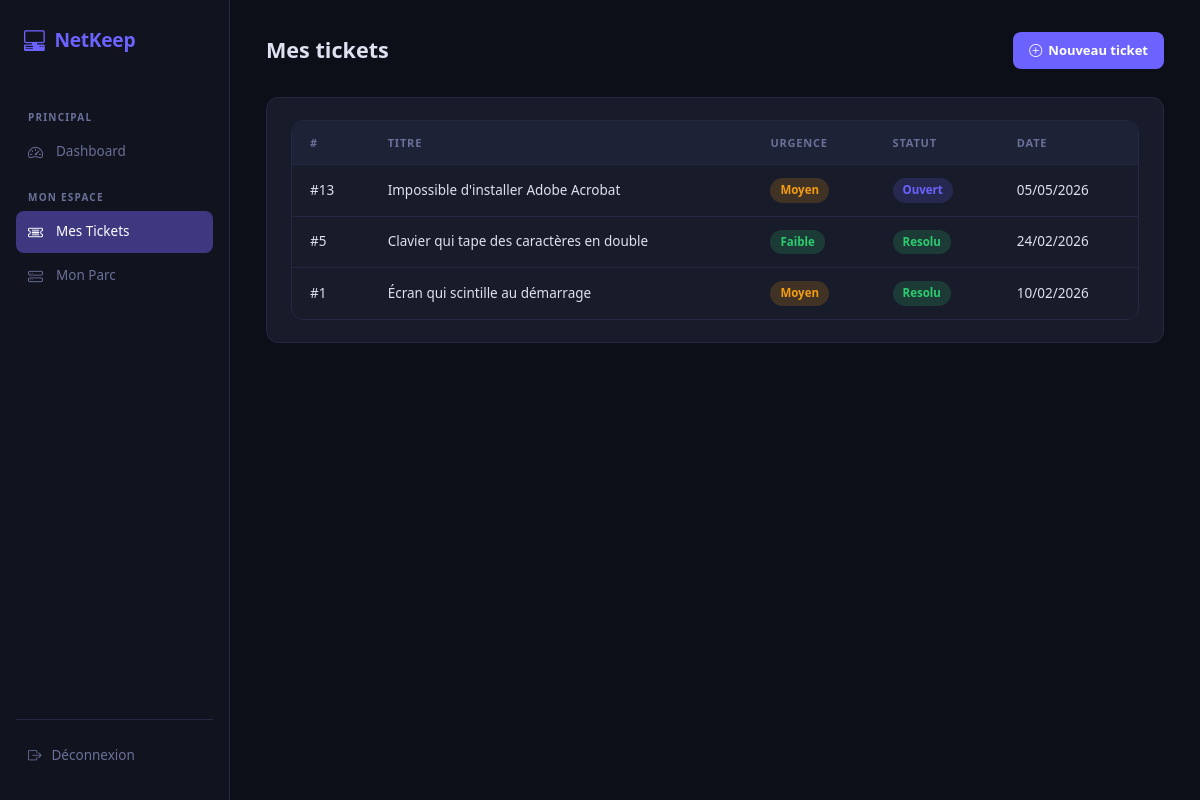
/index.php?page=mes-tickets (signed in), run on the app's committed database.
### tables this page shows
CREATE TABLE tickets (
    id INT AUTO_INCREMENT PRIMARY KEY,
    titre VARCHAR(150) NOT NULL,
    description TEXT NOT NULL,
    urgence ENUM('faible', 'moyen', 'critique') NOT NULL,
    type_probleme ENUM('materiel', 'logiciel', 'reseau', 'autre') NOT NULL DEFAULT 'materiel',
    statut ENUM('ouvert', 'en_cours', 'resolu') DEFAULT 'ouvert',
    niveau_escalade TINYINT DEFAULT 1,
    message_resolution TEXT DEFAULT NULL,
    date_creation TIMESTAMP DEFAULT CURRENT_TIMESTAMP,
    id_materiel INT DEFAULT NULL,
    id_auteur INT NOT NULL,
    id_technicien INT DEFAULT NULL,
    FOREIGN KEY (id_materiel) REFERENCES materiels(id) ON DELETE SET NULL,
    FOREIGN KEY (id_auteur) REFERENCES utilisateurs(id),
    FOREIGN KEY (id_technicien) REFERENCES utilisateurs(id)
);

### controllers/EmployeController.php (called while the page is built, shortened)
<?php
require_once __DIR__ . '/../models/Ticket.php';
class EmployeController
{
    public function mesTickets(): void
    {
        $liste    = (new Ticket())->findByAuteur($_SESSION['user_id']);
        require_once __DIR__ . '/../views/employe/mes_tickets.php';
    }
}

### config/database.php (called while the page is built, shortened)
<?php
class Database {
    private $host = 'localhost';
    private $dbname = 'bdd_netkeep';
    private $user = 'root';
    private $password = '';
    public function getConnection() {
        try {
            $this->pdo = new PDO(
                "mysql:host={$this->host};dbname={$this->dbname};charset=utf8mb4",
                $this->user,
                $this->password
            );
            $this->pdo->setAttribute(PDO::ATTR_ERRMODE, PDO::ERRMODE_EXCEPTION);
            return $this->pdo;
        } catch (PDOException $e) {
            die("Erreur de connexion : " . $e->getMessage());
        }
    }
}

### models/Ticket.php (called while the page is built, shortened)
<?php
require_once __DIR__ . '/../config/database.php';
class Ticket
{
    private int $id;
    private string $titre;
    private string $urgence;
    private string $statut;
    private string $date_creation;
    private PDO $pdo;
    public function __construct()
    {
        $this->pdo = (new Database())->getConnection();
    }
    private function hydrate(array $data): self
    {
        $this->id                = $data['id'];
        $this->titre             = $data['titre'];
        $this->urgence           = $data['urgence'];
        $this->statut            = $data['statut'];
        $this->date_creation     = $data['date_creation'];
        return $this;
    }
    public function getId(): int              { return $this->id; }
    public function getTitre(): string        { return $this->titre; }
    public function getUrgence(): string      { return $this->urgence; }
    public function getStatut(): string       { return $this->statut; }
    public function getDateCreation(): string { return $this->date_creation; }
    public function findByAuteur(int $id_auteur): array
    {
        $stmt = $this->pdo->prepare(
            'SELECT * FROM tickets WHERE id_auteur = :id ORDER BY date_creation DESC'
        );
        $stmt->execute([':id' => $id_auteur]);
        $results = $stmt->fetchAll(PDO::FETCH_ASSOC);
        return array_map(fn($row) => (new self())->hydrate($row), $results);
    }
}

### views/employe/mes_tickets.php (the view, shortened to what this page needs)
<?php require_once __DIR__ . '/../layout/header.php'; ?>
<div class="nk-page-header">
    <h1 class="nk-page-title">Mes tickets</h1>
    <button class="nk-btn nk-btn-primary" onclick="document.getElementById('modal-ticket').style.display='flex'">
        <i class="bi bi-plus-circle"></i> Nouveau ticket
    </button>
</div>
<div class="nk-card">
    <div class="nk-table-wrap">
        <table class="nk-table">
            <thead>
                <tr><th>#</th><th>Titre</th><th>Urgence</th><th>Statut</th><th>Date</th></tr>
            </thead>
            <tbody>
                <?php if (!empty($liste)): ?>
                    <?php foreach ($liste as $ticket): ?>
                    <tr>
                        <td class="text-muted-nk">#<?= $ticket->getId() ?></td>
                        <td><?= htmlspecialchars($ticket->getTitre()) ?></td>
                        <td><span class="nk-badge nk-badge-<?= $ticket->getUrgence() ?>"><?= ucfirst($ticket->getUrgence()) ?></span></td>
                        <td><span class="nk-badge nk-badge-<?= $ticket->getStatut() ?>"><?= ucfirst(str_replace('_', ' ', $ticket->getStatut())) ?></span></td>
                        <td class="text-muted-nk"><?= date('d/m/Y', strtotime($ticket->getDateCreation())) ?></td>
                    </tr>
                    <?php endforeach; ?>
                <?php else: ?>
                    <tr><td colspan="5" class="text-center text-muted-nk py-4"><i class="bi bi-check-circle"></i> Aucun ticket pour le moment</td></tr>
                <?php endif; ?>
            </tbody>
        </table>
    </div>
</div>
<?php require_once __DIR__ . '/../layout/footer.php'; ?>

### public/css/style.css (style rules this page uses)
:root { --bg-body: #0d0f18; --bg-sidebar: #11131e; --bg-card: #181b2a; --bg-card-alt: #1e2236; --accent: #6c63ff; --accent-dim: #3d3880; --success: #2ecc71; --warning: #f39c12; --danger: #e74c3c; --text: #dde1f0; --text-muted: #6b7099; --border: #252840; --radius: 12px; --radius-sm: 8px; --sidebar-w: 230px; --transition: 0.18s ease; }
*, *::before, *::after { box-sizing: border-box; }
body { margin: 0; background: var(--bg-body); color: var(--text); font-family: 'Segoe UI', system-ui, sans-serif; font-size: 14px; line-height: 1.6; }
.nk-page-header { display: flex; align-items: center; justify-content: space-between; margin-bottom: 28px; }
.nk-page-title { font-size: 1.35rem; font-weight: 700; color: var(--text); margin: 0; }
.nk-card { background: var(--bg-card); border: 1px solid var(--border); border-radius: var(--radius); padding: 22px 24px; }
.nk-table-wrap { background: var(--bg-card); border: 1px solid var(--border); border-radius: var(--radius); overflow: hidden; }
.nk-table { width: 100%; border-collapse: collapse; font-size: 13.5px; }
.nk-table thead th { padding: 13px 18px; text-align: left; font-size: 11px; font-weight: 600; letter-spacing: 0.8px; text-transform: uppercase; color: var(--text-muted); border-bottom: 1px solid var(--border); background: var(--bg-card-alt); }
.nk-table tbody td { padding: 13px 18px; border-bottom: 1px solid var(--border); color: var(--text); vertical-align: middle; }
.nk-table tbody tr:last-child td { border-bottom: none; }
.nk-badge { display: inline-flex; align-items: center; gap: 5px; padding: 3px 10px; border-radius: 20px; font-size: 11.5px; font-weight: 600; }
.nk-badge-moyen { background: rgba(243,156,18,.18); color: #f39c12; }
.nk-badge-faible { background: rgba(46,204,113,.18); color: #2ecc71; }
.nk-badge-ouvert { background: rgba(108,99,255,.18); color: #6c63ff; }
.nk-badge-resolu { background: rgba(46,204,113,.18); color: #2ecc71; }
.nk-btn { display: inline-flex; align-items: center; gap: 6px; padding: 8px 16px; border-radius: var(--radius-sm); font-size: 13px; font-weight: 600; cursor: pointer; border: none; transition: opacity var(--transition), transform var(--transition); }
.nk-btn-primary { background: var(--accent); color: #fff; }
.text-muted-nk { color: var(--text-muted); }

### data on the page
tickets: id "13", titre "Impossible d'installer Adobe Acrobat", urgence "Moyen", statut "Ouvert", date_creation "05/05/2026"
tickets: id "5", titre "Clavier qui tape des caractères en double", urgence "Faible", statut "Resolu", date_creation "24/02/2026"
tickets: id "1", titre "Écran qui scintille au démarrage", urgence "Moyen", statut "Resolu", date_creation "10/02/2026"
